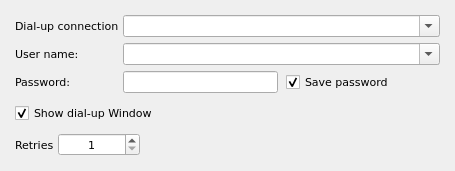
<?xml version="1.0" encoding="UTF-8"?>
<ui version="4.0">
 <class>DialupToTheNetworkWidget</class>
 <widget class="QWidget" name="DialupToTheNetworkWidget">
  <property name="geometry">
   <rect>
    <x>0</x>
    <y>0</y>
    <width>455</width>
    <height>171</height>
   </rect>
  </property>
  <property name="font">
   <font>
    <family>DejaVu Sans</family>
    <pointsize>8</pointsize>
   </font>
  </property>
  <property name="windowTitle">
   <string>Form</string>
  </property>
  <layout class="QVBoxLayout" name="verticalLayout">
   <property name="spacing">
    <number>4</number>
   </property>
   <property name="leftMargin">
    <number>15</number>
   </property>
   <property name="topMargin">
    <number>15</number>
   </property>
   <property name="rightMargin">
    <number>15</number>
   </property>
   <property name="bottomMargin">
    <number>15</number>
   </property>
   <item>
    <layout class="QFormLayout" name="formLayout">
     <property name="verticalSpacing">
      <number>6</number>
     </property>
     <item row="0" column="0">
      <widget class="QLabel" name="lblDialupConnection">
       <property name="text">
        <string>Dial-up connection</string>
       </property>
       <property name="buddy">
        <cstring>cmbDialupConnection</cstring>
       </property>
      </widget>
     </item>
     <item row="0" column="1">
      <widget class="QComboBox" name="cmbDialupConnection">
       <property name="sizePolicy">
        <sizepolicy hsizetype="Preferred" vsizetype="Preferred">
         <horstretch>0</horstretch>
         <verstretch>0</verstretch>
        </sizepolicy>
       </property>
       <property name="editable">
        <bool>true</bool>
       </property>
      </widget>
     </item>
     <item row="1" column="0">
      <widget class="QLabel" name="lblUserName">
       <property name="text">
        <string>User name:</string>
       </property>
       <property name="buddy">
        <cstring>cmbUserName</cstring>
       </property>
      </widget>
     </item>
     <item row="1" column="1">
      <widget class="QComboBox" name="cmbUserName">
       <property name="sizePolicy">
        <sizepolicy hsizetype="Preferred" vsizetype="Preferred">
         <horstretch>0</horstretch>
         <verstretch>0</verstretch>
        </sizepolicy>
       </property>
       <property name="editable">
        <bool>true</bool>
       </property>
      </widget>
     </item>
     <item row="2" column="0">
      <widget class="QLabel" name="lblPassword">
       <property name="text">
        <string>Password:</string>
       </property>
       <property name="buddy">
        <cstring>linePassword</cstring>
       </property>
      </widget>
     </item>
     <item row="2" column="1">
      <layout class="QHBoxLayout" name="horizontalLayout">
       <property name="spacing">
        <number>8</number>
       </property>
       <item>
        <widget class="QLineEdit" name="linePassword">
         <property name="sizePolicy">
          <sizepolicy hsizetype="Preferred" vsizetype="Preferred">
           <horstretch>0</horstretch>
           <verstretch>0</verstretch>
          </sizepolicy>
         </property>
        </widget>
       </item>
       <item>
        <widget class="QCheckBox" name="chkSavePassword">
         <property name="sizePolicy">
          <sizepolicy hsizetype="Preferred" vsizetype="Preferred">
           <horstretch>0</horstretch>
           <verstretch>0</verstretch>
          </sizepolicy>
         </property>
         <property name="text">
          <string>Save password</string>
         </property>
         <property name="checked">
          <bool>true</bool>
         </property>
        </widget>
       </item>
      </layout>
     </item>
    </layout>
   </item>
   <item>
    <widget class="QCheckBox" name="chkShowDialUpWindows">
     <property name="sizePolicy">
      <sizepolicy hsizetype="Preferred" vsizetype="Preferred">
       <horstretch>0</horstretch>
       <verstretch>0</verstretch>
      </sizepolicy>
     </property>
     <property name="text">
      <string>Show dial-up Window</string>
     </property>
     <property name="checked">
      <bool>true</bool>
     </property>
    </widget>
   </item>
   <item>
    <layout class="QHBoxLayout" name="horizontalLayout_2">
     <item>
      <widget class="QLabel" name="lblRetries">
       <property name="sizePolicy">
        <sizepolicy hsizetype="Maximum" vsizetype="Preferred">
         <horstretch>0</horstretch>
         <verstretch>0</verstretch>
        </sizepolicy>
       </property>
       <property name="text">
        <string>Retries</string>
       </property>
      </widget>
     </item>
     <item>
      <widget class="QSpinBox" name="spinRetries">
       <property name="sizePolicy">
        <sizepolicy hsizetype="Expanding" vsizetype="Fixed">
         <horstretch>0</horstretch>
         <verstretch>0</verstretch>
        </sizepolicy>
       </property>
       <property name="alignment">
        <set>Qt::AlignCenter</set>
       </property>
       <property name="minimum">
        <number>1</number>
       </property>
       <property name="maximum">
        <number>30</number>
       </property>
      </widget>
     </item>
     <item>
      <spacer name="horizontalSpacer">
       <property name="orientation">
        <enum>Qt::Horizontal</enum>
       </property>
       <property name="sizeType">
        <enum>QSizePolicy::Fixed</enum>
       </property>
       <property name="sizeHint" stdset="0">
        <size>
         <width>300</width>
         <height>20</height>
        </size>
       </property>
      </spacer>
     </item>
    </layout>
   </item>
  </layout>
 </widget>
 <resources/>
 <connections/>
</ui>
